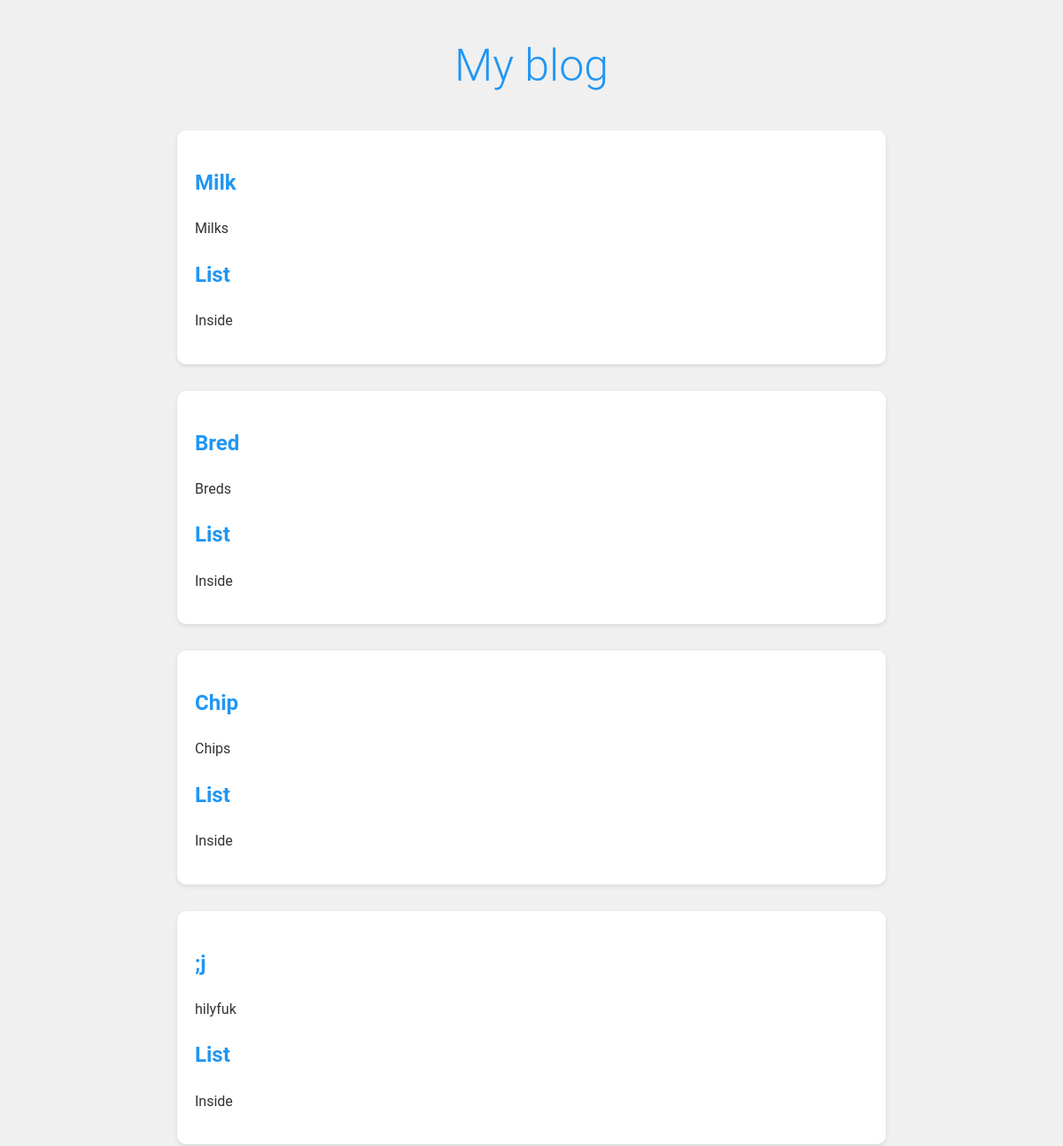
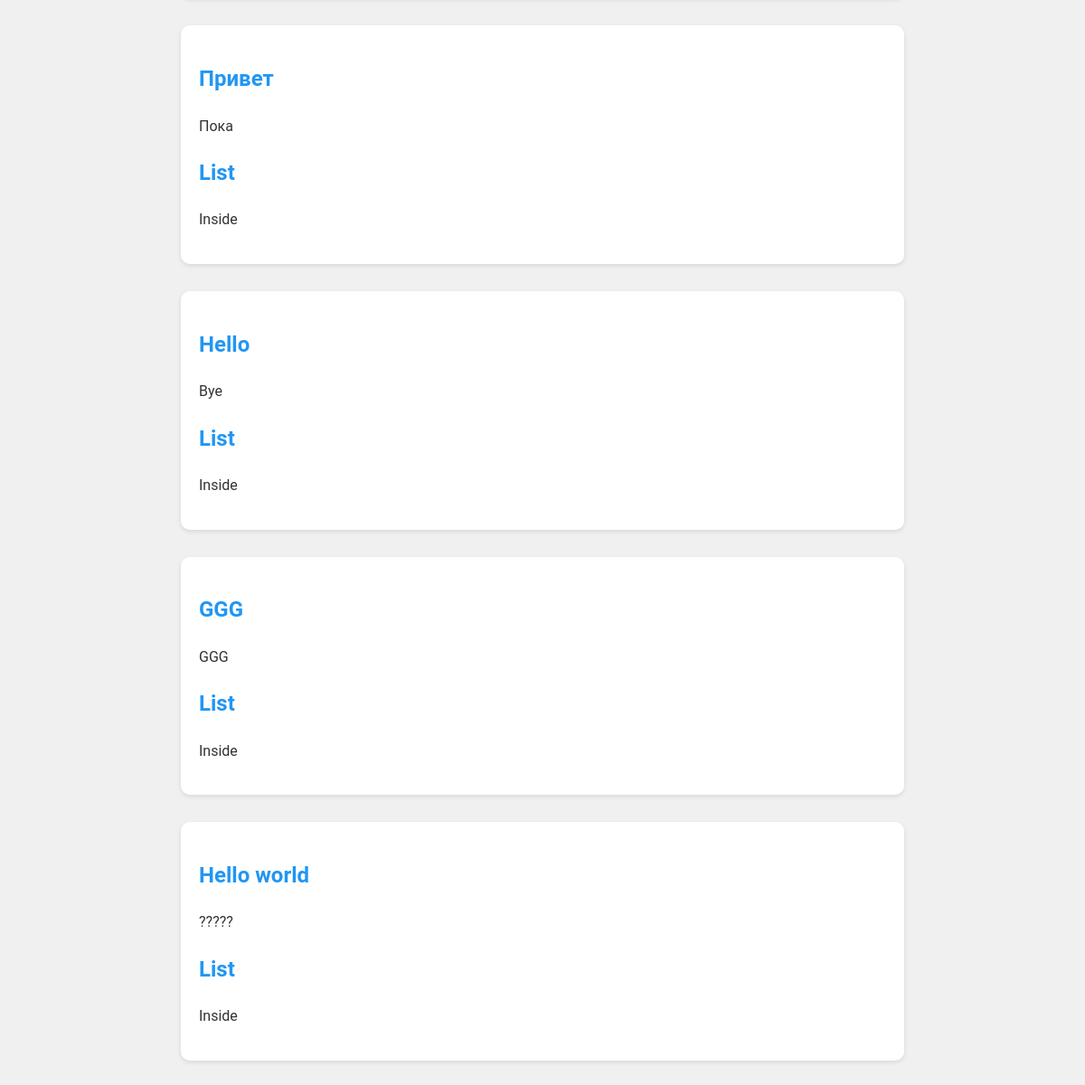
The page / on the database its author committed (2 pictures, top to bottom).
### tables this page shows
CREATE TABLE post(
  id INTEGER PRIMARY KEY AUTOINCREMENT,
  title TEXT NOT NULL,
  context TEXT NOT NULL
  );

### FFF.py (the view)
@app.route("/")
def index():
    connection = get_db()
    cursor = connection.cursor()
    cursor.execute('SELECT * from post')
    result = cursor.fetchall()
    posts = []
    for post in result:
        posts.append({
            'id': post[0],
            'title': post[1],
            'content': post[2]
        })
    context = {'posts': posts}
    return render_template("blog.html", **context)

### FFF.py (called while the page is built)
def get_db():
    conn = sqlite3.connect("SQLite (2).db")
    conn.row_factory = sqlite3.Row
    return conn

@app.teardown_appcontext
def close_connection(exception):
    connection = getattr(g, 'db', None)
    if connection is not None:
        connection.close()

### templates/blog.html (shortened to what this page needs)
<!DOCTYPE html>
<html lang="en">
<head>
    <link rel="stylesheet" href="/static/style.css">
    </head>
<body>
    <h1>My blog</h1>
    <div class="blog">
        {% for post in posts %}
        <div class="card">
                <h2><a href="{{ url_for ('post', post_id=post.id) }}">
                    {{ post.title }}
                </a>
                </h2>
                <p>{{ post.content }}</p>
            <h2><a href="">List</a> </h2>
            <p>Inside</p>
            </div>
        {% endfor %}
    </div>
</body>
</html>

### static/style.css (style rules this page uses)
body { font-family: 'Roboto', sans-serif; background-color: #f0f0f0; color: #333; line-height: 1.6; }
.blog { margin: auto; max-width: 800px; }
h1 { font-size: 50px; font-weight: 300; color: #2196F3; text-align: center; }
.card { padding: 20px; margin-bottom: 30px; background-color: #fff; box-shadow: 0 2px 5px rgba(0, 0, 0, 0.1); border: none; border-radius: 10px; }
a { text-decoration: none; color: #2196F3; }

### rows shown on the page
post: title "Milk", content "Milks"
post: title "Bred", content "Breds"
post: title "Chip", content "Chips"
post: title ";j", content "hilyfuk"
post: title "Привет", content "Пока"
post: title "Hello", content "Bye"
post: title "GGG", content "GGG"
post: title "Hello world", content "?????"
